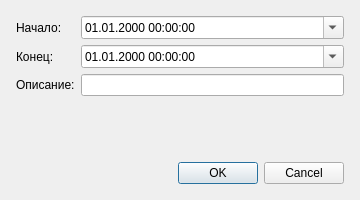
<?xml version="1.0" encoding="UTF-8"?>
<ui version="4.0">
 <class>EditEntryDialog</class>
 <widget class="QDialog" name="EditEntryDialog">
  <property name="geometry"><rect><x>0</x><y>0</y><width>360</width><height>200</height></rect></property>
  <property name="windowTitle"><string>Редактировать запись</string></property>
  <layout class="QVBoxLayout" name="verticalLayout">
   <property name="margin"><number>16</number></property>
   <item>
    <layout class="QFormLayout" name="formLayout">
     <item row="0" column="0"><widget class="QLabel" name="l1"><property name="text"><string>Начало:</string></property></widget></item>
     <item row="0" column="1"><widget class="QDateTimeEdit" name="dtStart"><property name="displayFormat"><string>dd.MM.yyyy HH:mm:ss</string></property><property name="calendarPopup"><bool>true</bool></property></widget></item>
     <item row="1" column="0"><widget class="QLabel" name="l2"><property name="text"><string>Конец:</string></property></widget></item>
     <item row="1" column="1"><widget class="QDateTimeEdit" name="dtEnd"><property name="displayFormat"><string>dd.MM.yyyy HH:mm:ss</string></property><property name="calendarPopup"><bool>true</bool></property></widget></item>
     <item row="2" column="0"><widget class="QLabel" name="l3"><property name="text"><string>Описание:</string></property></widget></item>
     <item row="2" column="1"><widget class="QLineEdit" name="editDesc"/></item>
    </layout>
   </item>
   <item>
    <widget class="QDialogButtonBox" name="buttonBox">
     <property name="orientation"><enum>Qt::Horizontal</enum></property>
     <property name="standardButtons"><set>QDialogButtonBox::Cancel|QDialogButtonBox::Ok</set></property>
    </widget>
   </item>
  </layout>
 </widget>
 <resources/>
 <connections>
  <connection><sender>buttonBox</sender><signal>accepted()</signal><receiver>EditEntryDialog</receiver><slot>accept()</slot></connection>
  <connection><sender>buttonBox</sender><signal>rejected()</signal><receiver>EditEntryDialog</receiver><slot>reject()</slot></connection>
 </connections>
</ui>
